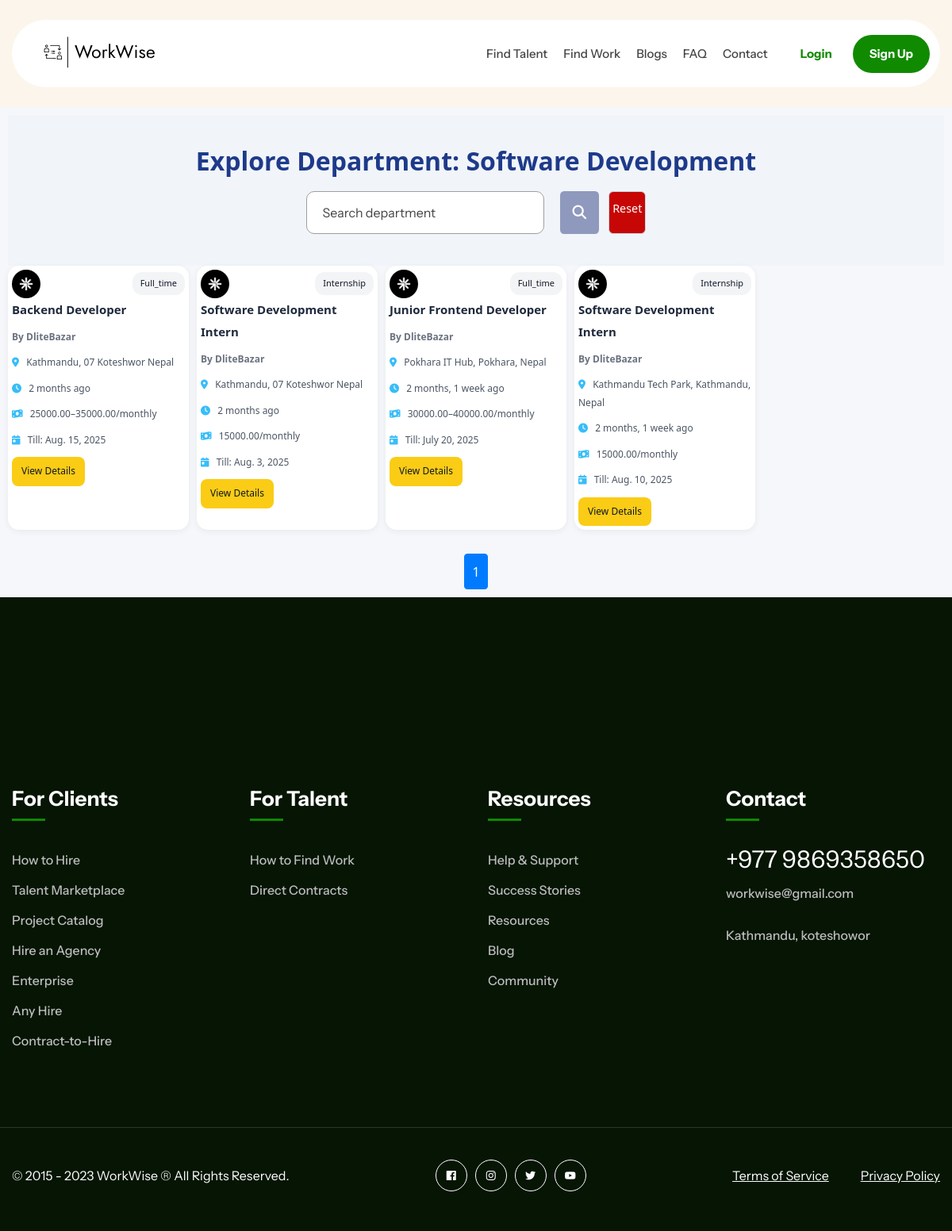
Screenshot of /explore/department/software_development/ with the database file from the repository.
### employer_profile/models.py (models this page shows, shortened)
class JobPost(models.Model):
    job_id                = models.PositiveIntegerField(primary_key=True, editable=False)
    employer              = models.ForeignKey(Employer, on_delete=models.CASCADE, related_name='job_posts')
    contact_email         = models.EmailField()
    is_active             = models.BooleanField(default=True)
    posted_at             = models.DateTimeField(auto_now_add=True)
    admin_review          = models.BooleanField(default=True)
    application_deadline  = models.DateField()
    title                 = models.CharField(max_length=200)
    num_candidates_required = models.PositiveIntegerField(default=1)
    industry              = models.CharField(max_length=100)
    department            = models.CharField(max_length=100)
    work_type             = models.CharField(max_length=50)
    gender_requirement    = models.CharField(max_length=50)
    experience_min        = models.PositiveIntegerField()
    experience_max        = models.PositiveIntegerField()
    experience_level      = models.CharField(max_length=50)
    salary_type           = models.CharField(max_length=50)
    salary_frequency      = models.CharField(max_length=20)
    salary_min            = models.DecimalField(max_digits=12, decimal_places=2)
    salary_max            = models.DecimalField(max_digits=12, decimal_places=2)
    requirements          = models.JSONField(default=list, blank=True)
    preferred_skills      = models.JSONField(default=list, blank=True)
    languages             = models.JSONField(default=list, blank=True)
    benefits              = models.JSONField(default=list, blank=True)
    location_type         = models.CharField(max_length=50)
    full_location_address = models.CharField(max_length=255)
    description           = models.TextField()
    map_location          = models.JSONField(null=True, blank=True)
    class Meta:
        ordering = ['-posted_at']
        verbose_name = 'Job Post'
        verbose_name_plural = 'Job Posts'

class CompanyProfile(models.Model):
    employer           = models.OneToOneField(
        Employer,
        on_delete=models.CASCADE,
        related_name='company_profile'
    )
    description        = models.TextField()
    company_size       = models.CharField(max_length=50)
    founded_date       = models.DateField(null=True)
    phone_number       = models.CharField(max_length=15)
    website            = models.URLField(blank=True)
    address            = models.CharField(max_length=255)
    facebook           = models.URLField(blank=True)
    linkedin           = models.URLField(blank=True)
    logo               = models.ImageField(upload_to='company_logos/', blank=True, null=True)
    certificate        = models.FileField(upload_to='company_certificates/', blank=True, null=True)
    certificate_submitted_at = models.DateTimeField(blank=True, null=True)

### authentication/models.py (models this page shows, shortened)
class Employer(models.Model):
    employer_id         = models.PositiveIntegerField(primary_key=True)
    company_name        = models.CharField(max_length=150)
    representative_name = models.CharField(max_length=100)
    email               = models.EmailField(unique=True, max_length=254)
    password            = models.CharField(max_length=128)
    email_notify        = models.BooleanField(default=False)
    agree_terms         = models.BooleanField(default=False)
    is_active           = models.BooleanField(default=False)
    is_deleted          = models.BooleanField(default=False)
    is_verified         = models.BooleanField(default=False)
    joined_time         = models.DateTimeField(auto_now_add=True)
    ip_address          = models.GenericIPAddressField(null=True, blank=True,
                                                      protocol='both',
                                                      unpack_ipv4=False)
    location            = models.JSONField(null=True, blank=True)
    class Meta:
        ordering = ['-joined_time']
        verbose_name = 'Employer'
        verbose_name_plural = 'Employers'

### index/views.py (the view)
# urls.py: path('explore/<str:filter_type>/<slug:keyword>/', views.explore_jobs, name='explore_jobs'),
def explore_jobs(request, filter_type, keyword):
    base_qs = (
        JobPost.objects
        .filter(is_active=True, admin_review=False)
        .select_related('employer__company_profile')
    )
    if filter_type == 'industry':
        qs = base_qs.filter(industry__iexact=keyword)
    elif filter_type == 'department':
        qs = base_qs.filter(department__iexact=keyword)
    elif filter_type == 'title':
        text = keyword.replace('-', ' ').replace('_',' ')
        qs = base_qs.filter(title__icontains=text)
    else:
        qs = base_qs.none()
    display_label = keyword.replace('_',' ').replace('-',' ').title()
    search = request.GET.get('q','').strip()
    if search:
        qs = qs.filter(title__icontains=search)
    qs = qs.order_by('-posted_at')
    page_obj = Paginator(qs, 25).get_page(request.GET.get('page'))
    cid = request.session.get('candidate_id')
    if cid:
        saved_ids = list(
            SavedJob.objects
                .filter(candidate_id=cid)
                .values_list('job__job_id', flat=True)
        )
    else:
        saved_ids = []
    return render(request, 'index/explore_jobs.html', {
        'jobs': page_obj,
        'filter_type': filter_type,
        'display_label': display_label,
        'search_keyword': search,
        'saved_job_ids': saved_ids,
        'keyword': keyword,
    })

### index/templates/index/explore_jobs.html (shortened to what this page needs)
{% load static %}
<!DOCTYPE html>
<html lang="en">
<head>
    <link rel="stylesheet" href="{% static 'css/vendors.css' %}">
    <link media="all" rel="stylesheet" href="{% static 'css/jobplugin.css' %}">
    <link media="all" rel="stylesheet" href="{% static 'css/theme-color.css' %}">
  <link rel="stylesheet" href="{% static 'index/css/job-list.css' %}">
  <link rel="stylesheet" href="{% static 'index/css/explore.css' %}">
  <link rel="stylesheet" href="https://cdnjs.cloudflare.com/ajax/libs/font-awesome/6.5.0/css/all.min.css"/>
  <link
  rel="stylesheet"
  href="https://cdnjs.cloudflare.com/ajax/libs/font-awesome/6.5.0/css/all.min.css"
/>
<link
  href="https://unpkg.com/boxicons@2.1.4/css/boxicons.min.css"
  rel="stylesheet"
/>
</head>
<body class="jobplugin">
  {% include 'includes/header.html' %}
  <main class="job-main">
    <section class="explore-hero">
      <h1>Explore {{ filter_type|capfirst }}: {{ display_label }}</h1>
      <form class="explore-search-form" method="GET" action="">
        <input
          type="text"
          name="q"
          value="{{ search_keyword }}"
          placeholder="Search {{ filter_type }}"
          required
        >
        <button type="submit"><i class="fas fa-search"></i></button>
        <a
            href="{% url 'index:explore_jobs' filter_type keyword %}"
            class="reset-btn"
            title="Reset search"
        >Reset</a>
      </form>
    </section>
    <div class="job-grid-wrapper">
      <div class="job-grid">
        {% if jobs %}
          {% for job in jobs %}
            <div class="job-card">
              <div class="job-top">
                {% if job.employer.company_profile.logo %}
                  <img src="{{ job.employer.company_profile.logo.url }}" alt="" class="job-logo">
                {% else %}
                  <img src="{% static 'images/company-logo02.jpg' %}" alt="" class="job-logo">
                {% endif %}
                <span class="job-type">{{ job.work_type|capfirst }}</span>
              </div>
              <p class="job-title">{{ job.title }}</p>
              <p class="company-name">By {{ job.employer.company_name }}</p>
              <div class="job-meta">
                <p><i class="fas fa-map-marker-alt"></i> {{ job.full_location_address }}</p>
                <p><i class="fas fa-clock"></i> {{ job.posted_at|timesince }} ago</p>
                <p><i class="fas fa-money-bill-wave"></i>
                  {% if job.salary_min %}{{ job.salary_min }}–{{ job.salary_max }}{% else %}{{ job.salary_max }}{% endif %}/{{ job.salary_frequency }}
                </p>
                <p><i class="fas fa-calendar-day"></i> Till: {{ job.application_deadline }}</p>
              </div>
              <a href="" class="apply-btn">View Details</a>
            </div>
          {% endfor %}
        {% else %}
          <p class="no-results">No jobs found.</p>
        {% endif %}
      </div>
    </div>
    <div class="pagination">
      {% for num in jobs.paginator.page_range %}
        <a href="?q={{ search_keyword }}&page={{ num }}" class="{% if jobs.number == num %}active{% endif %}">{{ num }}</a>
      {% endfor %}
    </div>
  </main>
  {% include 'includes/footer.html' %}
</body>
</html>

### rows the page displays
JobPost: employer.company_profile.logo (picture), work_type "Full_time", title "Backend Developer", employer.company_name "DliteBazar", full_location_address "Kathmandu, 07 Koteshwor Nepal", posted_at "2 months", salary_min "25000.00", salary_max "35000.00", salary_frequency "monthly", application_deadline "Aug. 15, 2025"
JobPost: employer.company_profile.logo (picture), work_type "Internship", title "Software Development Intern", employer.company_name "DliteBazar", full_location_address "Kathmandu, 07 Koteshwor Nepal", posted_at "2 months", salary_max "15000.00", salary_frequency "monthly", application_deadline "Aug. 3, 2025"
JobPost: employer.company_profile.logo (picture), work_type "Full_time", title "Junior Frontend Developer", employer.company_name "DliteBazar", full_location_address "Pokhara IT Hub, Pokhara, Nepal", posted_at "2 months, 1 week", salary_min "30000.00", salary_max "40000.00", salary_frequency "monthly", application_deadline "July 20, 2025"
JobPost: employer.company_profile.logo (picture), work_type "Internship", title "Software Development Intern", employer.company_name "DliteBazar", full_location_address "Kathmandu Tech Park, Kathmandu, Nepal", posted_at "2 months, 1 week", salary_max "15000.00", salary_frequency "monthly", application_deadline "Aug. 10, 2025"

### other values shown
{{ filter_type|capfirst }} "Department"
{{ display_label }} "Software Development"
{{ num }} "1"
